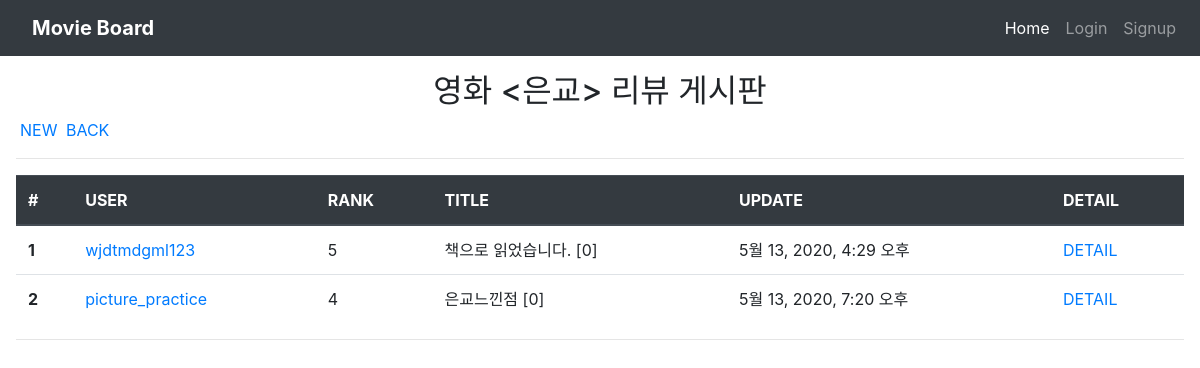
/community/3/review_list/, run on the app's committed database.
### community/models.py (models this page shows)
class Movie(models.Model):
    title = models.CharField(max_length=100)
    poster_url = models.TextField()
    director = models.CharField(max_length=100)
    open_date = models.CharField(max_length=100)

class Review(models.Model):
    movie = models.ForeignKey(Movie, on_delete=models.CASCADE)
    user = models.ForeignKey(settings.AUTH_USER_MODEL, on_delete=models.CASCADE)
    title = models.CharField(max_length=100)
    movie_title = models.CharField(max_length=30)
    rank = models.IntegerField()
    content = models.TextField()
    created_at = models.DateTimeField(auto_now_add=True)
    updated_at = models.DateTimeField(auto_now=True)
    like_users = models.ManyToManyField(settings.AUTH_USER_MODEL, related_name="like_reviews", blank=True)

### accounts/models.py (models this page shows)
class User(AbstractUser):
    image = models.ImageField(blank=True)
    followers = models.ManyToManyField(
        settings.AUTH_USER_MODEL,
        related_name='followings'
        )

### community/views.py (the view)
# urls.py: path('<int:movie_pk>/review_list/', views.review_list, name= 'review_list'),
def review_list(request,movie_pk):
    movie = get_object_or_404(Movie, pk=movie_pk)
    reviews = Review.objects.order_by('-pk')
    context = {
        'reviews': reviews,
        'movie': movie,
    }
    return render(request, 'community/review_list.html', context)

### community/templates/community/review_list.html
{% extends 'base.html' %}
{% block body %}
<h2 class="text-center">영화 <{{movie.title}}> 리뷰 게시판</h2>
<a class="m-1" href="{% url 'community:create' movie.pk %}">NEW</a>
<a href="{% url 'community:index' %}">BACK</a>
<hr/>
<div>
<table class="table">
    <thead class="thead-dark">
      <tr>
        <th scope="col">#</th>
        <th scope="col">USER</th>
        <th scope="col">RANK</th>
        <th scope="col">TITLE</th>
        <th scope="col">UPDATE</th>
        <th scope="col">DETAIL</th>
      </tr>
    </thead>
    <tbody>
    {% for review in movie.review_set.all %}
      <tr>
        <th scope="row">{{ forloop.counter }}</th>
        <td><a href="{% url 'accounts:profile' review.user.username %}">{{review.user.username}}</a></td>
        <td>{{ review.rank}}</td>
        <td>{{ review.title}} [{{review.comment_set.count}}]</td>
        <td>{{ review.updated_at}}</td>
        <td><a href="{% url 'community:detail' movie.pk review.pk %}">DETAIL</a></td>
      </tr>
    {% endfor %}
    </tbody>
  </table>
  <hr/>
  </div>
{% endblock %}

### data on the page
Movie: title "은교"
Review: user.username "wjdtmdgml123", rank "5", title "책으로 읽었습니다.", comment_set.count "0", updated_at "5월 13, 2020, 4:29 오후"
Review: user.username "picture_practice", rank "4", title "은교느낀점", comment_set.count "0", updated_at "5월 13, 2020, 7:20 오후"
